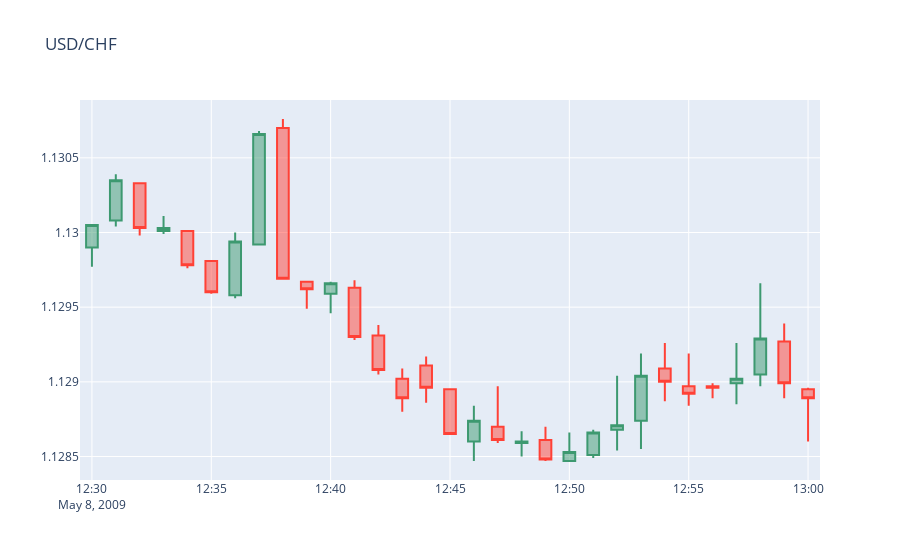

The notebook cell saved with this chart:
### Markdown cell above
### <font color= #6B6B6B>Visual Validation #4 </font>

### Code cell
vs.candle_stick_plot(mn.escenario4)
